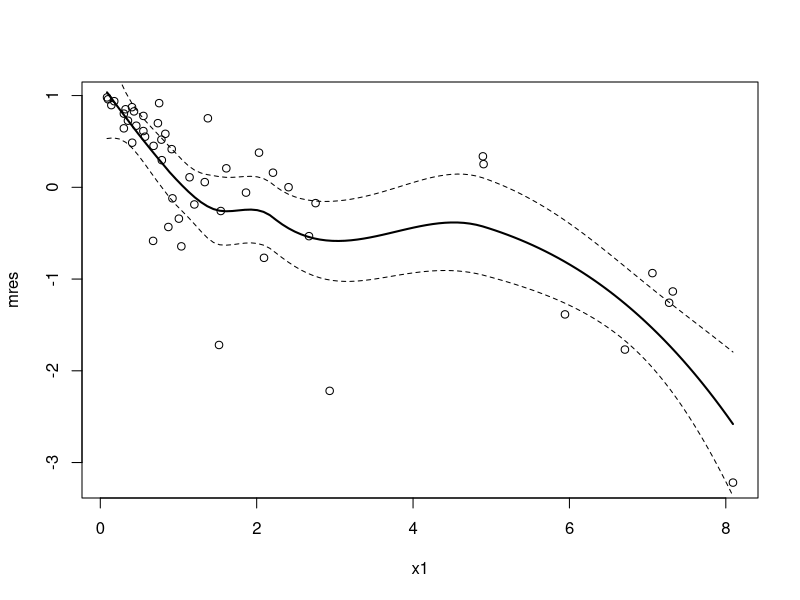
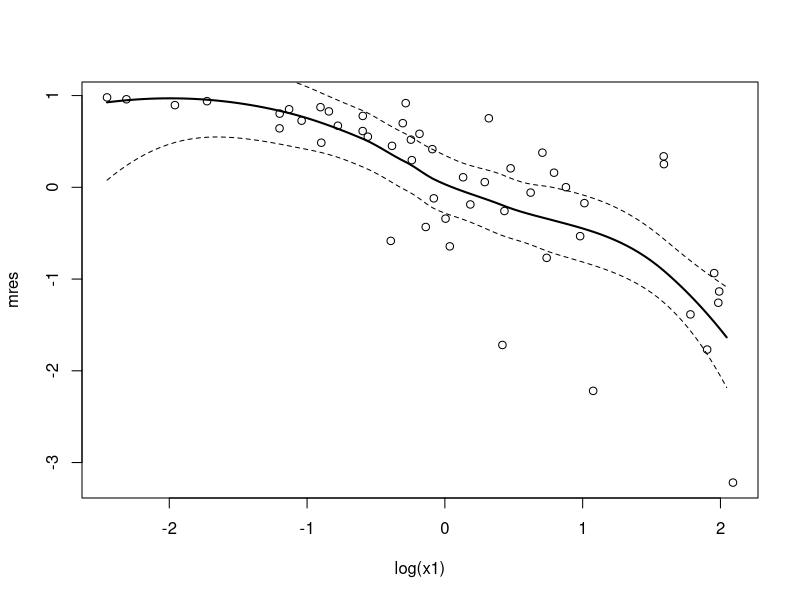
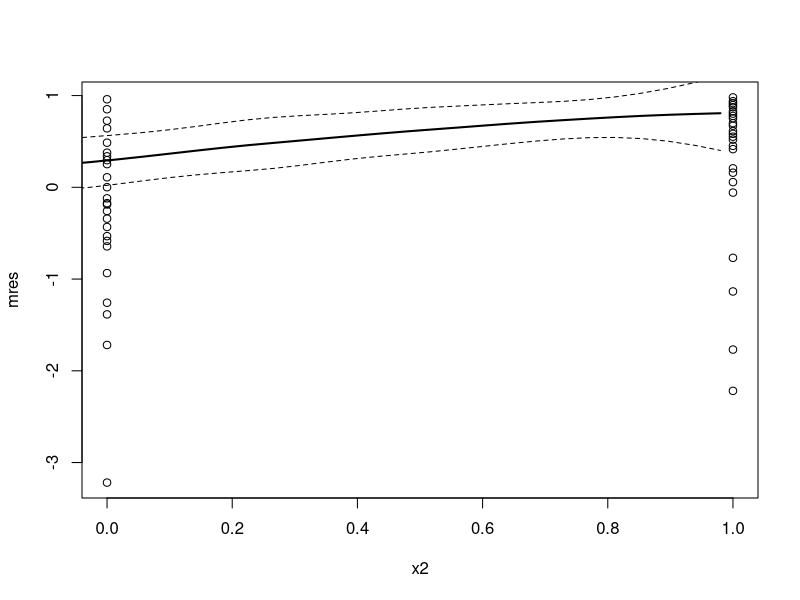
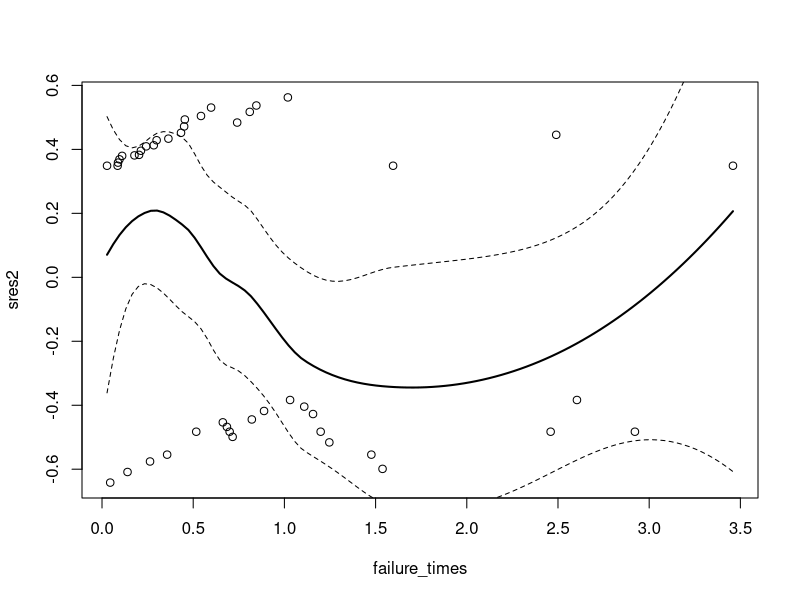
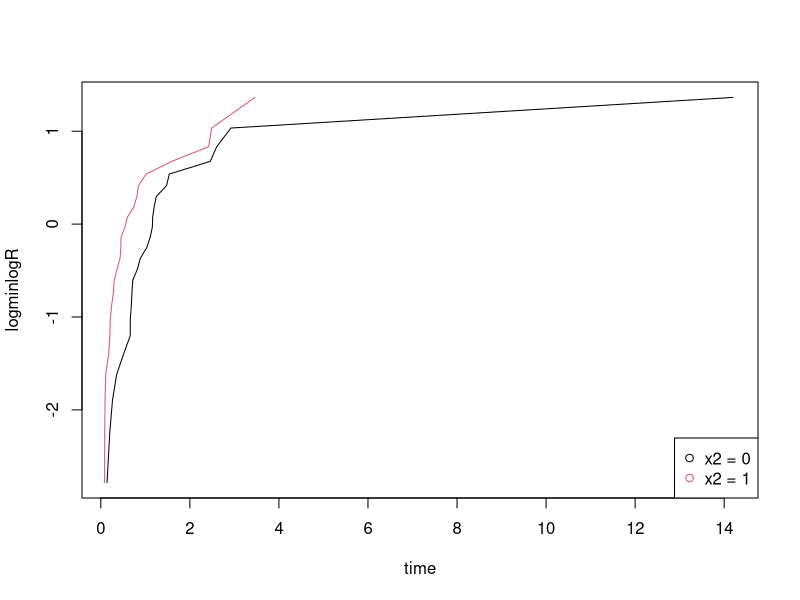
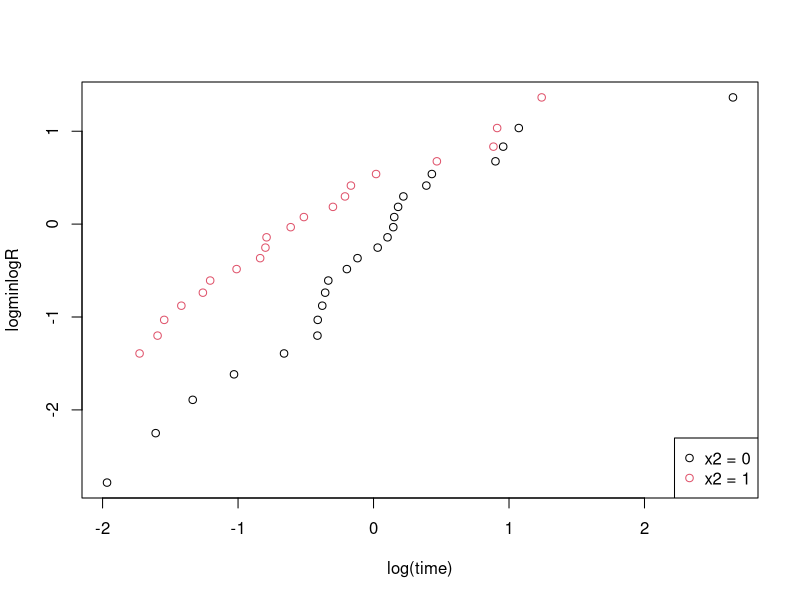
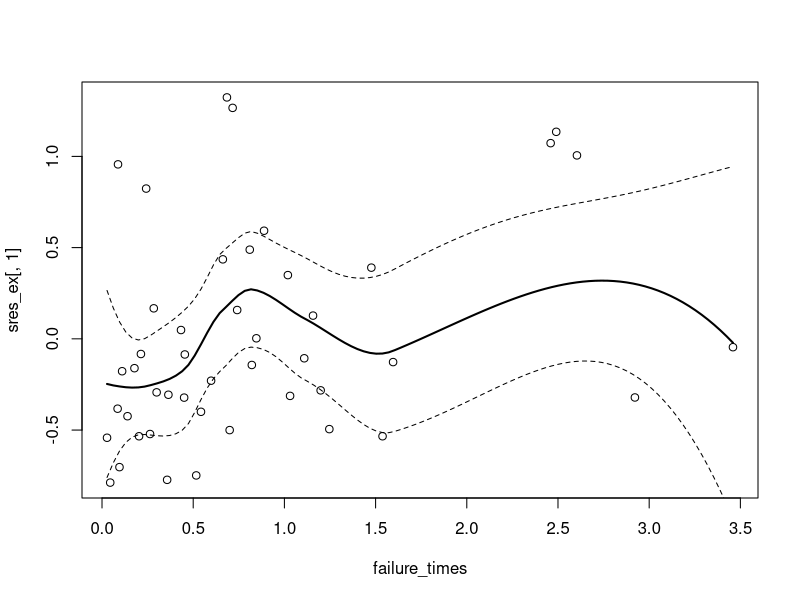
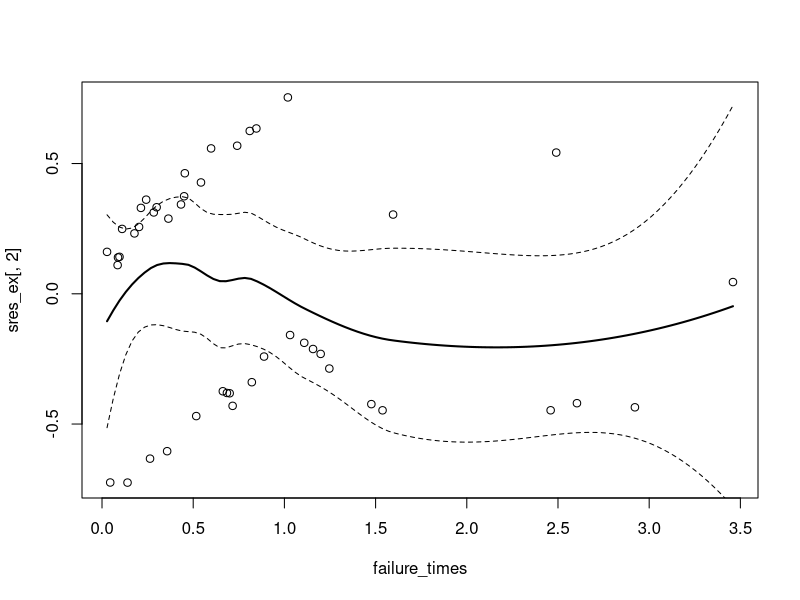

Write the R code that produced these figures, in order.
rm(list=ls())

## ---- preliminary
library(survival)
data <- read.table("data.dat")
attach(data)

smoothSEcurve <- function(yy, xx) {
  # use after a call to "plot"
  # fit a lowess curve and 95% confidence interval curve
  # make list of x values
  xx.list <- min(xx) + ((0:100)/100)*(max(xx) - min(xx))
  # Then fit loess function through the points (xx, yy)
  # at the listed values
  yy.xx <- predict(loess(yy ~ xx), se=T,
                   newdata=data.frame(xx=xx.list))
  lines(yy.xx$fit ~ xx.list, lwd=2)
  lines(yy.xx$fit -
          qt(0.975, yy.xx$df)*yy.xx$se.fit ~ xx.list, lty=2)
  lines(yy.xx$fit +
          qt(0.975, yy.xx$df)*yy.xx$se.fit ~ xx.list, lty=2)
}

## ---- 1
coxreg <- coxph(Surv(y, delta)~1)
mres <- residuals(coxreg, type="martingale")

plot(x1, mres)
smoothSEcurve(mres, x1)
plot(log(x1), mres)
smoothSEcurve(mres, log(x1))

plot(x2, mres)
smoothSEcurve(x2, mres)

## ---- 2
coxreg2 <- coxph(Surv(y,delta)~x2)
sres2 <- residuals(coxreg2,type="schoenfeld")
failure_times <- sort(y[delta==1])
failure_times <- failure_times[failure_times != 0]
plot(failure_times,sres2)
smoothSEcurve(sres2,failure_times)

Rhat_0 <- survfit(Surv(y) ~ x2, subset={x2==0})
n_0 = length(Rhat_0$surv)
Rhathat_0 <- (tail(Rhat_0$surv, n_0-1) + head(Rhat_0$surv, n_0-1)) / 2
time_0 <- tail(Rhat_0$time, n_0-1)
logminlogR_0 <- log(-log(Rhathat_0))

Rhat_1 <- survfit(Surv(y) ~ x2, subset={x2==1})
n_1 = length(Rhat_1$surv)
Rhathat_1 <- (tail(Rhat_1$surv, n_1-1) + head(Rhat_1$surv, n_1-1)) / 2
time_1 <- tail(Rhat_1$time, n_1-1)
logminlogR_1 <- log(-log(Rhathat_1))

plot(time_0, logminlogR_0, type="l",
     xlab="time",
     ylab="logminlogR")
lines(time_1, logminlogR_1, col=2)
legend("bottomright", legend=c("x2 = 0", "x2 = 1"), col=c(1, 2), pch=1)

plot(log(time_0), logminlogR_0, 
     xlab="log(time)",
     ylab="logminlogR")
points(log(time_1), logminlogR_1, col=2)
legend("bottomright", legend=c("x2 = 0", "x2 = 1"), col=c(1, 2), pch=1)

## ---- 3
coxreg_ex <- coxph(Surv(y, delta)~log(x1) + x2)
summary(coxreg_ex)

## ---- 4
sres_ex <- residuals(coxreg_ex,type="schoenfeld")
plot(failure_times,sres_ex[,1])
smoothSEcurve(sres_ex[,1], failure_times)
plot(failure_times,sres_ex[,2])
smoothSEcurve(sres_ex[,2],failure_times)

cox.zph(coxreg_ex)

## ---- 5
R0 = survfit(coxreg_ex)

par(mfrow=c(2,2))
plot(R0, 
     xlab='y',
     ylab=expression('R'[0]))

plot(survfit(coxreg_ex, newdata=data.frame(x1=0.2, x2)),
     xlab='y',
     ylab='R')
plot(survfit(coxreg_ex, newdata=data.frame(x1=1, x2)),
    xlab='y',
    ylab='R')
plot(survfit(coxreg_ex, newdata=data.frame(x1=5, x2)),
     xlab='y',
     ylab='R')
par(mfrow=c(1,1))

## ---- 6
plot(log(-log(R0$surv)),log(R0$time),xlab='t*',ylab=expression('R*'[0]))
smoothSEcurve(log(R0$time),log(-log(R0$surv)))

## ---- 7
weib_reg <- survreg(Surv(y, delta)~log(x1) + x2, dist='weibull')
summary(coxreg_ex)
summary(weib_reg)
n <- length(weib_reg$y[,1])
beta_w1 <- weib_reg$coefficients[2]
beta_w2 <- weib_reg$coefficients[3]
scale <- weib_reg$scale
grad_g1 <- matrix(data = c(-1/scale, beta_w1/scale), nrow = 1)
cov_b1_lnscale <- matrix(data = c(0,0,0,0), nrow=2)
cov_b1_lnscale[2,1] <- vcov(weib_reg)[2,4]
cov_b1_lnscale[1,2] <- vcov(weib_reg)[2,4]
cov_b1_lnscale[1,1] <- vcov(weib_reg)[2,2]
cov_b1_lnscale[2,2] <- vcov(weib_reg)[4,4]
var_beta_c1 <- grad_g1%*%cov_b1_lnscale%*%t(grad_g1)
se_beta_c1 <- sqrt(var_beta_c1)

grad_g2 <- matrix(data = c(-1/scale, beta_w2/scale), nrow = 1)
cov_b2_lnscale <- matrix(data = c(0,0,0,0), nrow=2)
cov_b2_lnscale[2,1] <- vcov(weib_reg)[3,4]
cov_b2_lnscale[1,2] <- vcov(weib_reg)[3,4]
cov_b2_lnscale[1,1] <- vcov(weib_reg)[3,3]
cov_b2_lnscale[2,2] <- vcov(weib_reg)[4,4]
var_beta_c2 <- grad_g2%*%cov_b2_lnscale%*%t(grad_g2)
se_beta_c2 <- sqrt(var_beta_c2)

## ---- 8

## ---- 9
